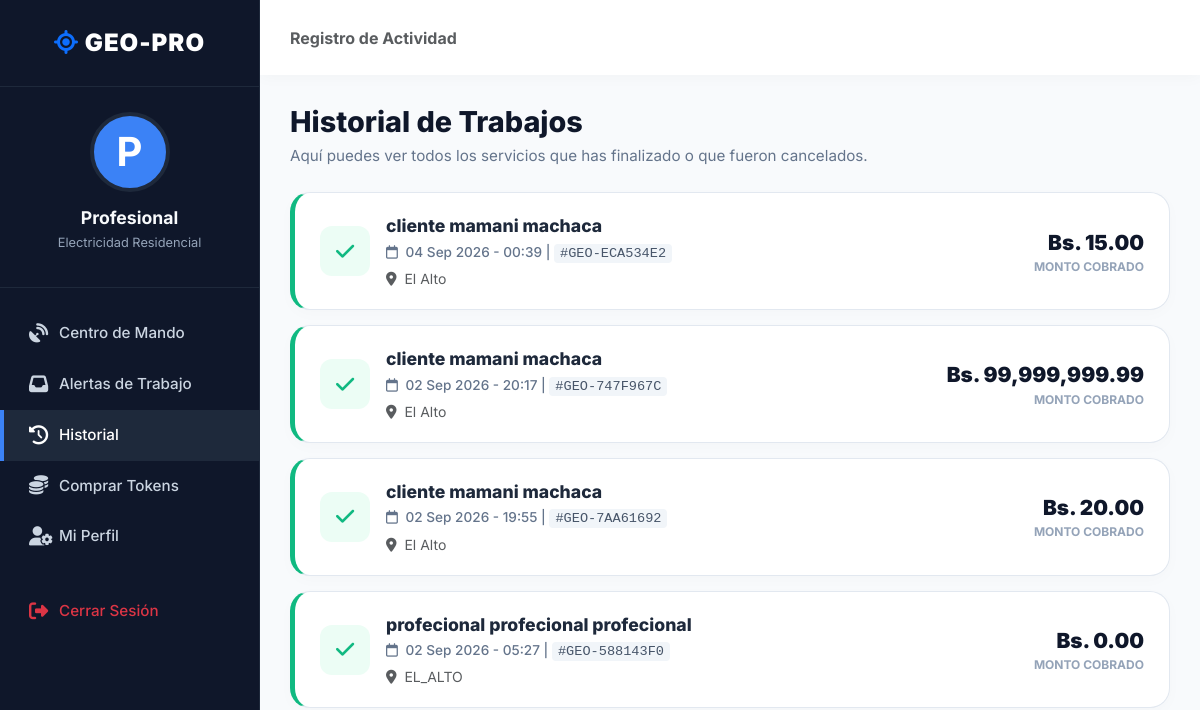
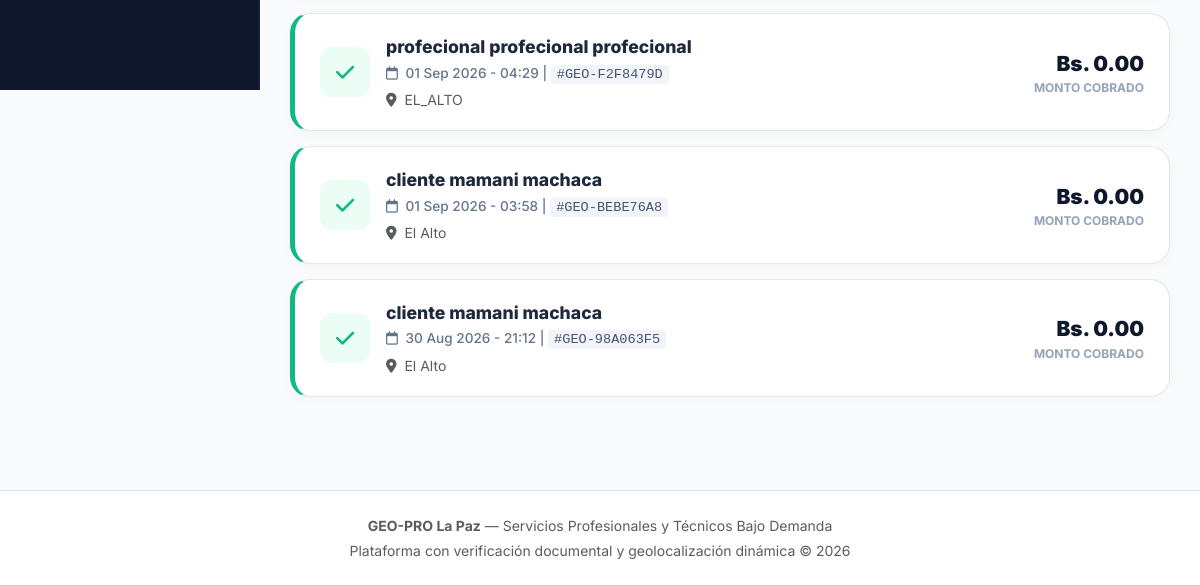
Before: /public/profesional/historial (signed in) with the older database file (2 pictures, top to bottom).
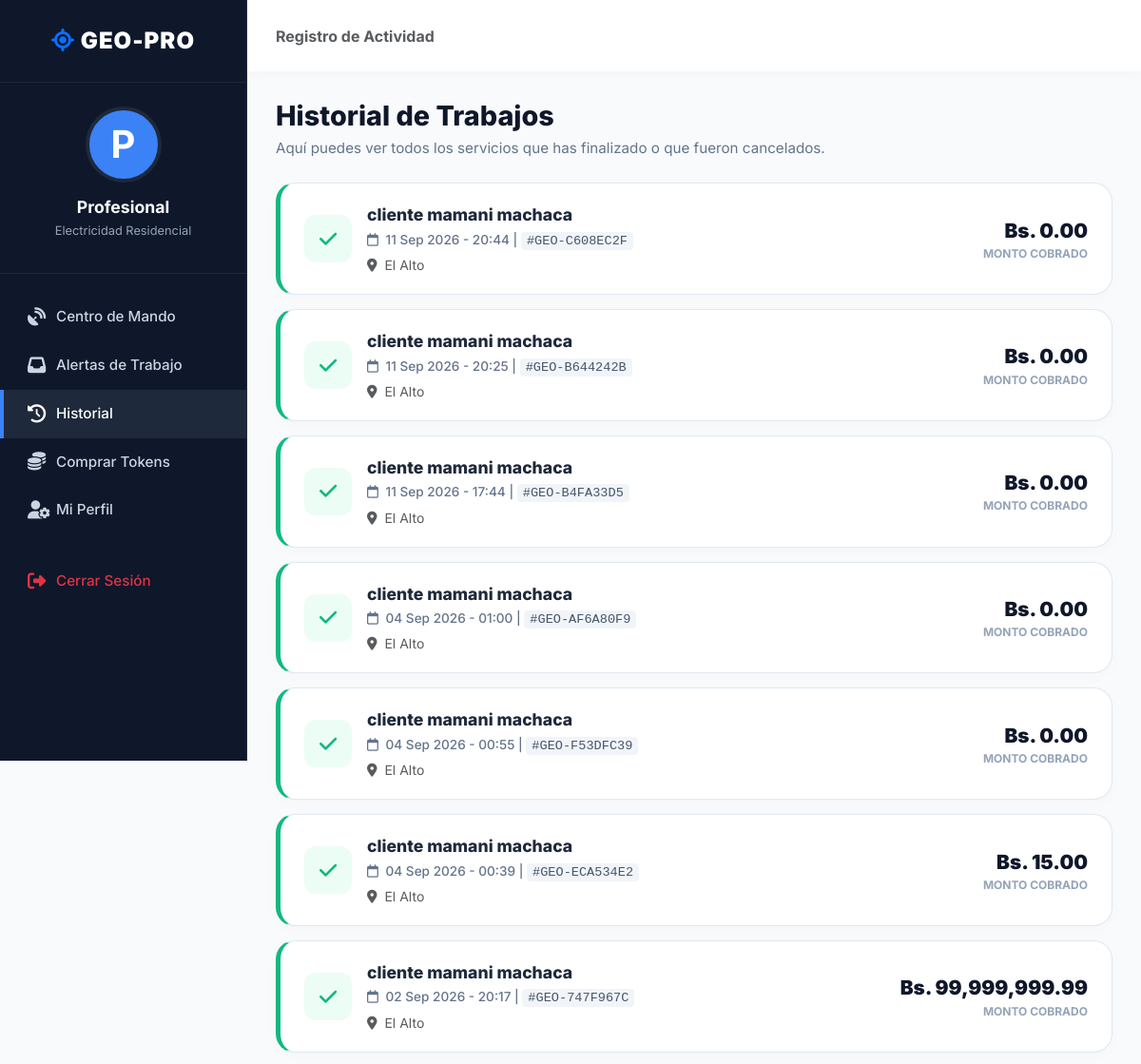
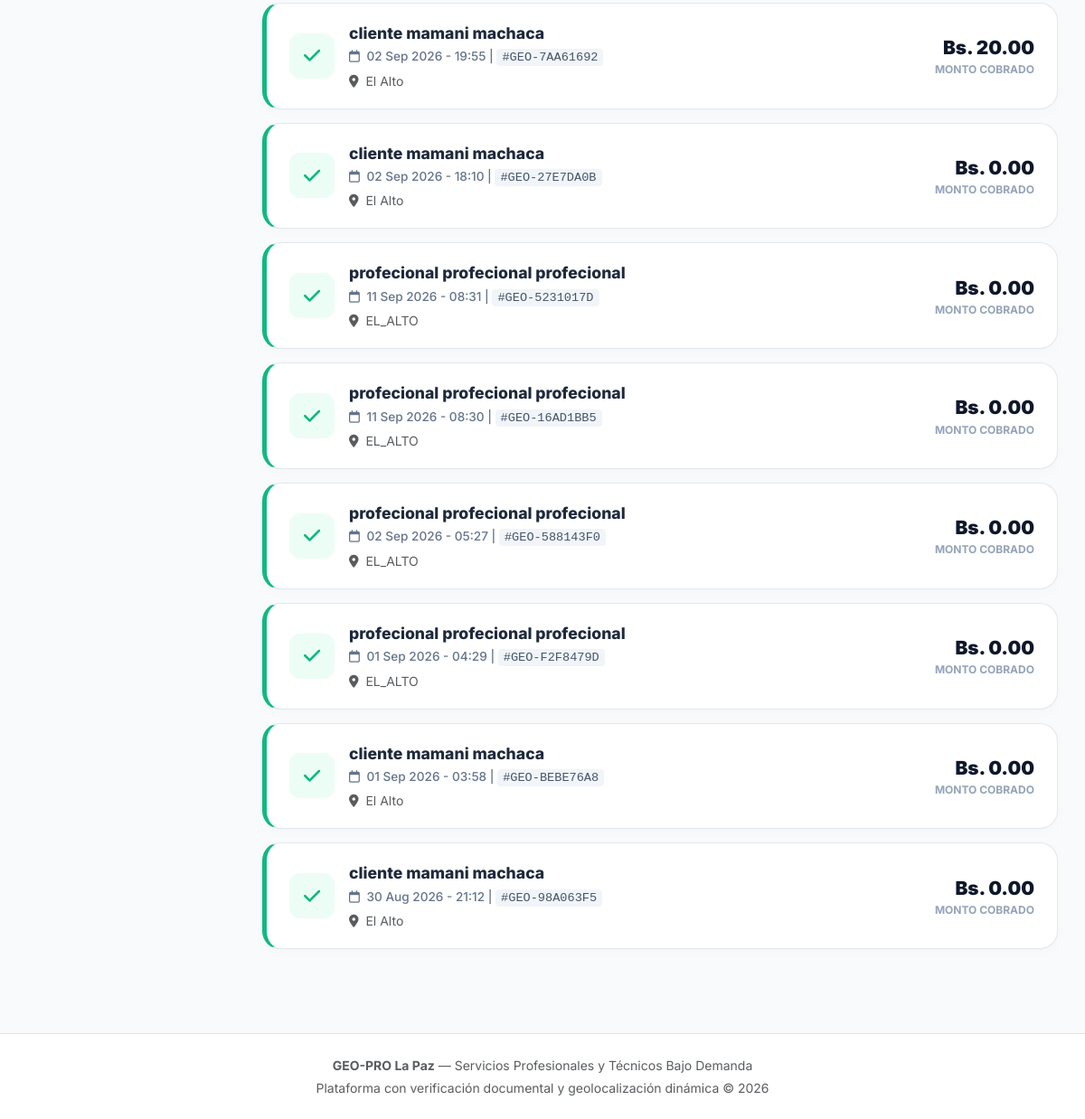
After: the same page with the newer database file (2 pictures, top to bottom).
### tables this page shows
CREATE TABLE `solicitudes_servicio` (
  `id_solicitud` int(11) NOT NULL,
  `codigo_seguimiento` varchar(20) NOT NULL,
  `id_cliente` int(11) NOT NULL,
  `id_profesional` int(11) NOT NULL,
  `descripcion_problema` text NOT NULL,
  `direccion_servicio` varchar(255) NOT NULL,
  `macrodistrito` enum('ZONA_SUR','SOPOCACHI','CENTRO','MIRAFLORES','SAN_PEDRO','COTAHUMA','PERIFERICA','EL_ALTO') NOT NULL,
  `zona` varchar(100) NOT NULL,
  `latitud_destino` decimal(10,8) NOT NULL,
  `longitud_destino` decimal(11,8) NOT NULL,
  `estado_servicio` enum('PENDIENTE','ACEPTADA','EN_CAMINO','EN_PROCESO','FINALIZADA','CANCELADA') NOT NULL DEFAULT 'PENDIENTE',
  `precio_acordado` decimal(10,2) DEFAULT NULL,
  `tiempo_estimado_llegada_min` int(11) DEFAULT NULL,
  `motivo_cancelacion` varchar(255) DEFAULT NULL,
  `fecha_solicitud` timestamp NOT NULL DEFAULT current_timestamp(),
  `fecha_inicio_atencion` timestamp NULL DEFAULT NULL,
  `fecha_finalizacion` timestamp NULL DEFAULT NULL
);

CREATE TABLE `usuarios` (
  `id_usuario` int(11) NOT NULL,
  `id_rol` int(11) NOT NULL,
  `nombre` varchar(100) NOT NULL,
  `apellido` varchar(100) NOT NULL,
  `correo` varchar(120) NOT NULL,
  `celular` varchar(20) NOT NULL,
  `password` varchar(255) NOT NULL,
  `foto_perfil` varchar(255) DEFAULT NULL,
  `estado` enum('ACTIVO','INACTIVO','BLOQUEADO') NOT NULL DEFAULT 'ACTIVO',
  `token_recuperacion` varchar(255) DEFAULT NULL,
  `fecha_registro` timestamp NOT NULL DEFAULT current_timestamp()
);

### app/controllers/ProfesionalController.php (called while the page is built, shortened)
<?php
class ProfesionalController extends Controller {
    private Profesional $profesionalModel;
    public function __construct() {
        $this->profesionalModel = new Profesional();
    }
    public function historial() {
        require_once "../app/models/Solicitud.php";
        $solicitudModel = new Solicitud();
        $perfil = $this->profesionalModel->buscarPorUsuario((int) $_SESSION['user_id']);
        $solicitudes = $solicitudModel->listarPorProfesional((int) $perfil['id_profesional'], 'FINALIZADA');
        $this->view('profesional/historial', [
            'titulo'      => 'GEO-PRO | Historial de Trabajos',
            'perfil'      => $perfil,
            'solicitudes' => $solicitudes
        ]);
    }
}

### public/index.php (called while the page is built, shortened)
<?php
require_once '../app/config/Database.php';
spl_autoload_register(function ($clase) {
    $directorios = [
        '../core/',
        '../app/controllers/',
        '../app/models/',
        '../app/config/'
    ];
    foreach ($directorios as $dir) {
        $archivo = $dir . $clase . '.php';
        if (file_exists($archivo)) {
            return;
        }
    }
});
$app = new Router();
$app->run();

### app/models/Profesional.php (called while the page is built, shortened)
<?php
class Profesional {
    private PDO $db;
    public function __construct() {
        $this->db = Database::getInstance()->getConnection();
    }
    public function buscarPorUsuario(int $idUsuario): ?array {
        $stmt = $this->db->prepare("
            SELECT p.*, c.nombre_categoria, c.slug AS categoria_slug,
                   pl.nombre_plan, pl.tokens_otorgados, pl.posicionamiento_destacado
            FROM profesionales p
            INNER JOIN categorias c ON p.id_categoria = c.id_categoria
            INNER JOIN planes_suscripcion pl ON p.id_plan = pl.id_plan
            WHERE p.id_usuario = :id_usuario
            LIMIT 1
        ");
        $stmt->execute([':id_usuario' => $idUsuario]);
        $res = $stmt->fetch();
        return $res ?: null;
    }
}

### app/config/Database.php (called while the page is built)
<?php
class Database {
    private static ?Database $instance = null;
    private ?PDO $conn = null;
    private function __construct() {
        try {
            $dsn = "mysql:host=" . DB_HOST . ";port=" . DB_PORT . ";dbname=" . DB_NAME . ";charset=" . DB_CHARSET;
            $options = [
                PDO::ATTR_ERRMODE            => PDO::ERRMODE_EXCEPTION,
                PDO::ATTR_DEFAULT_FETCH_MODE => PDO::FETCH_ASSOC,
                PDO::ATTR_EMULATE_PREPARES   => false,
                PDO::ATTR_TIMEOUT            => 10,
            ];
            $this->conn = new PDO($dsn, DB_USER, DB_PASS, $options);
            $this->conn->exec("SET SESSION innodb_lock_wait_timeout = 10");
            $this->conn->exec("SET SESSION wait_timeout = 30");
        } catch (PDOException $e) {
            die("Error crítico de conexión a la base de datos: " . $e->getMessage());
        }
    }
    public static function getInstance(): Database {
        if (self::$instance === null) {
            self::$instance = new Database();
        }
        return self::$instance;
    }
    public function getConnection(): PDO {
        return $this->conn;
    }
}

### app/models/Solicitud.php (called while the page is built, shortened)
<?php
class Solicitud {
   public function listarPorProfesional($idProfesional, $estado = null) {
        $db = Database::getInstance()->getConnection();
        $sql = "
            SELECT s.*,
                   u.nombre AS cliente_nombre,
                   u.apellido AS cliente_apellido
            FROM solicitudes_servicio s
            INNER JOIN clientes c ON s.id_cliente = c.id_cliente
            INNER JOIN usuarios u ON c.id_usuario = u.id_usuario
            WHERE s.id_profesional = :id_profesional
        ";
        $params = [':id_profesional' => $idProfesional];
        if ($estado && $estado !== 'TODAS') {
            $sql .= " AND s.estado_servicio = :estado";
            $params[':estado'] = $estado;
        }
        $sql .= " ORDER BY s.fecha_solicitud DESC";
        $stmt = $db->prepare($sql);
        $stmt->execute($params);
        return $stmt->fetchAll(PDO::FETCH_ASSOC);
    }
}

### app/views/profesional/historial.php (the view, shortened to what the changed rows need)
<?php require_once "../app/views/layouts/header.php"; ?>
<div class="pro-wrapper">
    <main class="pro-main-content">
        <div class="dashboard-content">
            <h2 class="page-title">Historial de Trabajos</h2>
            <div class="mt-4">
                <?php if (!empty($solicitudes)): ?>
                    <?php foreach ($solicitudes as $s): ?>
                        <?php
                            $esFinalizada = ($s['estado_servicio'] ?? '') === 'FINALIZADA';
                            $cardClass = $esFinalizada ? 'success' : 'canceled';
                            $iconClass = $esFinalizada ? 'fa-check' : 'fa-xmark';
                            $fecha = date('d M Y - H:i', strtotime($s['fecha_finalizacion'] ?? $s['fecha_solicitud']));
                        ?>
                        <div class="history-card <?= $cardClass ?>">
                            <div class="d-flex align-items-center gap-3">
                                <div class="history-icon <?= $cardClass ?>"><i class="fa-solid <?= $iconClass ?>"></i></div>
                                <div class="history-details">
                                    <div class="history-title">
                                        <?= htmlspecialchars(($s['cliente_nombre'] ?? 'Cliente') . ' ' . ($s['cliente_apellido'] ?? '')) ?>
                                    </div>
                                    <div class="history-meta">
                                        <i class="fa-regular fa-calendar me-1"></i> <?= $fecha ?> |
                                        <span class="history-code">#<?= htmlspecialchars($s['codigo_seguimiento'] ?? '0000') ?></span>
                                    </div>
                                    <div class="text-muted small mt-1">
                                        <i class="fa-solid fa-location-dot me-1"></i> <?= htmlspecialchars($s['zona'] ?? 'Zona no definida') ?>
                                    </div>
                                </div>
                            </div>
                            <div class="history-price">
                                <div class="price-value">
                                    <?= $esFinalizada ? 'Bs. ' . number_format((float)($s['precio_acordado'] ?? 0), 2) : '<span class="text-danger fs-6">Cancelado</span>' ?>
                                </div>
                                <div class="price-label"><?= $esFinalizada ? 'Monto Cobrado' : 'Estado' ?></div>
                            </div>
                        </div>
                    <?php endforeach; ?>
                <?php endif; ?>
            </div>
        </div>
    </main>
</div>
<?php require_once "../app/views/layouts/footer.php"; ?>

Changed rows visible on the page:
added solicitudes_servicio: usuarios.nombre+apellido "cliente mamani machaca", fecha "11 Sep 2026 - 20:44", codigo_seguimiento "GEO-C608EC2F", zona "El Alto", precio_acordado "0.00", estado_servicio "MONTO COBRADO"
added solicitudes_servicio: usuarios.nombre+apellido "cliente mamani machaca", fecha "11 Sep 2026 - 20:25", codigo_seguimiento "GEO-B644242B", zona "El Alto", precio_acordado "0.00", estado_servicio "MONTO COBRADO"
added solicitudes_servicio: usuarios.nombre+apellido "cliente mamani machaca", fecha "11 Sep 2026 - 17:44", codigo_seguimiento "GEO-B4FA33D5", zona "El Alto", precio_acordado "0.00", estado_servicio "MONTO COBRADO"
now on this page (row edited): solicitudes_servicio: usuarios.nombre+apellido "cliente mamani machaca", fecha "04 Sep 2026 - 01:00", codigo_seguimiento "GEO-AF6A80F9", zona "El Alto", precio_acordado "0.00", estado_servicio "MONTO COBRADO"
now on this page (row edited): solicitudes_servicio: usuarios.nombre+apellido "cliente mamani machaca", fecha "04 Sep 2026 - 00:55", codigo_seguimiento "GEO-F53DFC39", zona "El Alto", precio_acordado "0.00", estado_servicio "MONTO COBRADO"
now on this page (row edited): solicitudes_servicio: usuarios.nombre+apellido "cliente mamani machaca", fecha "02 Sep 2026 - 18:10", codigo_seguimiento "GEO-27E7DA0B", zona "El Alto", precio_acordado "0.00", estado_servicio "MONTO COBRADO"
now on this page (row edited): solicitudes_servicio: usuarios.nombre+apellido "profecional profecional profecional", fecha_finalizacion "11 Sep 2026 - 08:31", codigo_seguimiento "GEO-5231017D", zona "EL_ALTO", precio_acordado "0.00", estado_servicio "MONTO COBRADO"
now on this page (row edited): solicitudes_servicio: usuarios.nombre+apellido "profecional profecional profecional", fecha_finalizacion "11 Sep 2026 - 08:30", codigo_seguimiento "GEO-16AD1BB5", zona "EL_ALTO", precio_acordado "0.00", estado_servicio "MONTO COBRADO"
